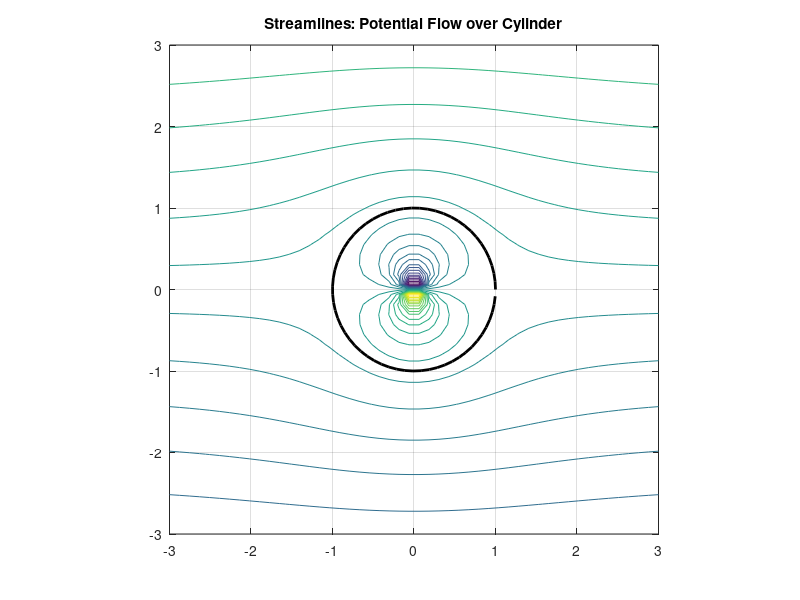
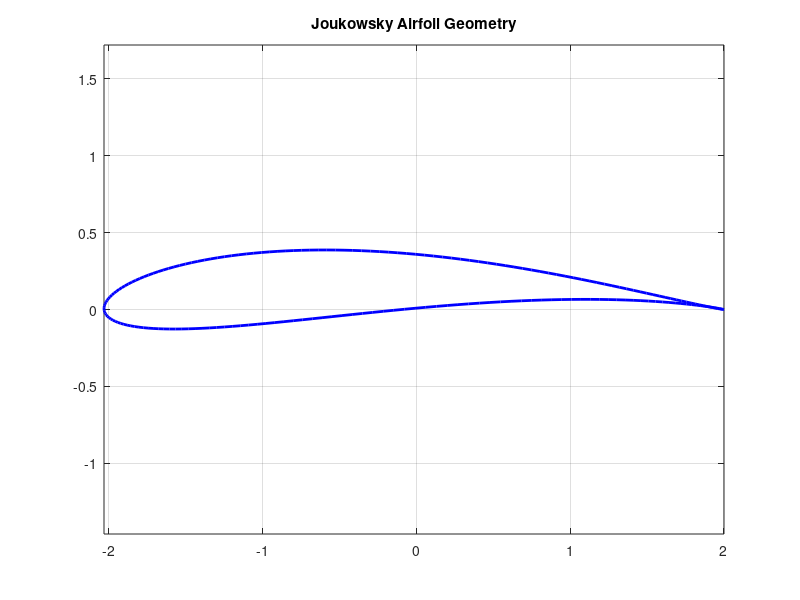

Write MATLAB code to recreate these figures, in order. (Note: this script raises an error after producing the figures.)
% 08_fluid_dynamics_joukowsky.m
% UniLab Fluid Dynamics: Airfoil Flow & Joukowsky Transform

clear all;
close all;
clc;

disp('🌊 UniLab Fluid Dynamics Laboratory');
disp('====================================');

%% 1. Potential Flow over a Cylinder
disp('--- 1. Potential Flow Visualization ---');
[X, Y] = meshgrid(linspace(-3, 3, 50), linspace(-3, 3, 50));
Z = X + 1j*Y;
U = 1.0; R = 1.0; % Free stream velocity and cylinder radius
% Complex potential: W = U*(z + R^2/z)
W = U * (Z + R^2 ./ Z);
psi = imag(W); % Stream function

figure;
contour(X, Y, psi, 30); hold on;
theta = 0:0.1:2*pi;
plot(R*cos(theta), R*sin(theta), 'k-', 'LineWidth', 2); % Cylinder
title('Streamlines: Potential Flow over Cylinder');
axis equal; grid on;
hold off;

%% 2. Joukowsky Transform (Airfoil Shape)
disp(' ');
disp('--- 2. Joukowsky Airfoil Transformation ---');
% Transform a circle in the zeta plane to an airfoil in the z plane
% z = zeta + 1/zeta
circle_center = -0.1 + 0.1j;
radius = 1.1;
theta = linspace(0, 2*pi, 200);
zeta = circle_center + radius * exp(1j * theta);
z = zeta + 1./zeta;

figure;
plot(real(z), imag(z), 'b-', 'LineWidth', 2);
title('Joukowsky Airfoil Geometry');
axis equal; grid on;

%% 3. Interactive Flow Simulator
disp(' ');
disp('--- 3. 2D Wave Propagation (Fluid) ---');
simulate('wave', 'c', 1.5, 'n', 100);

disp('Fluid Dynamics Laboratory Complete.');
